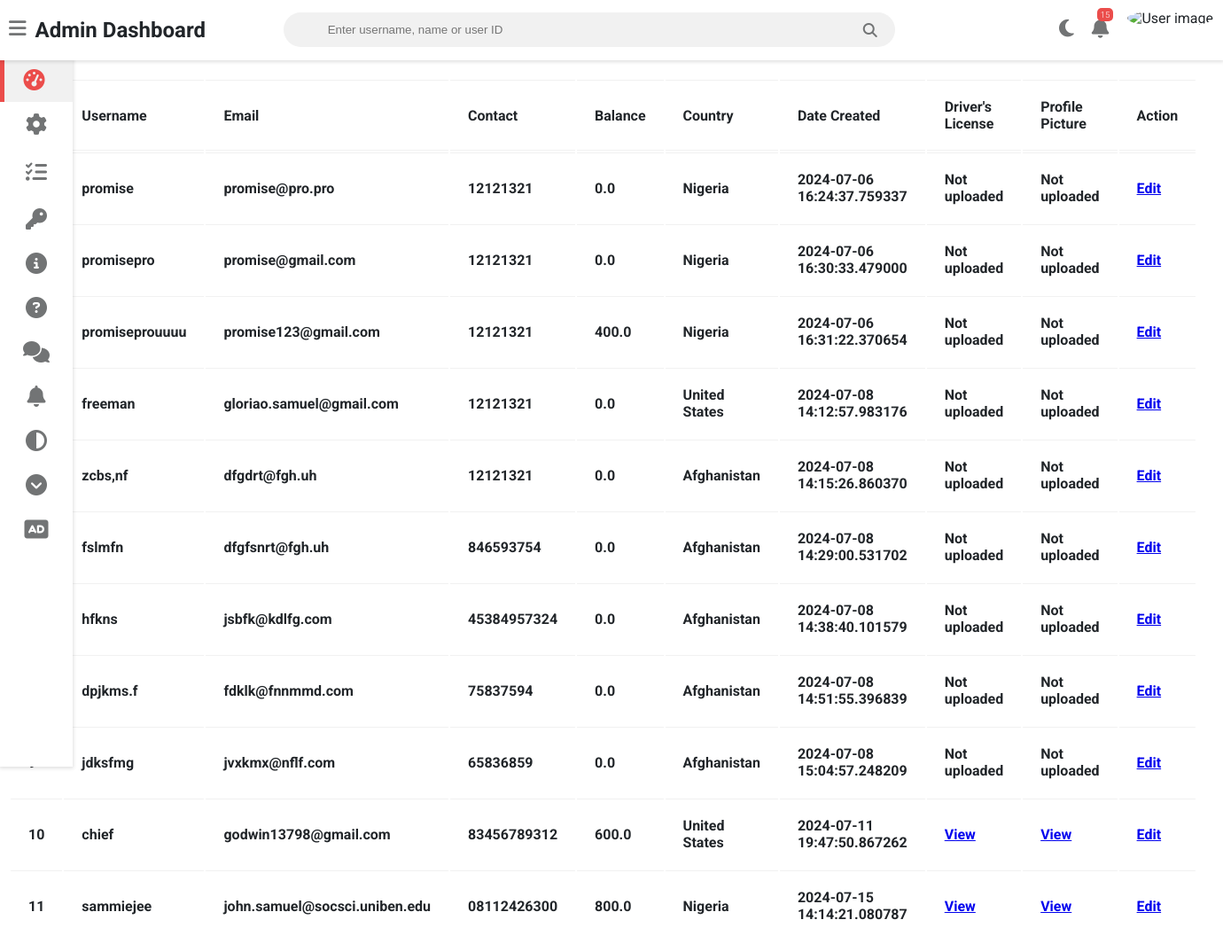
Page /admin (signed in) on the earlier database version.
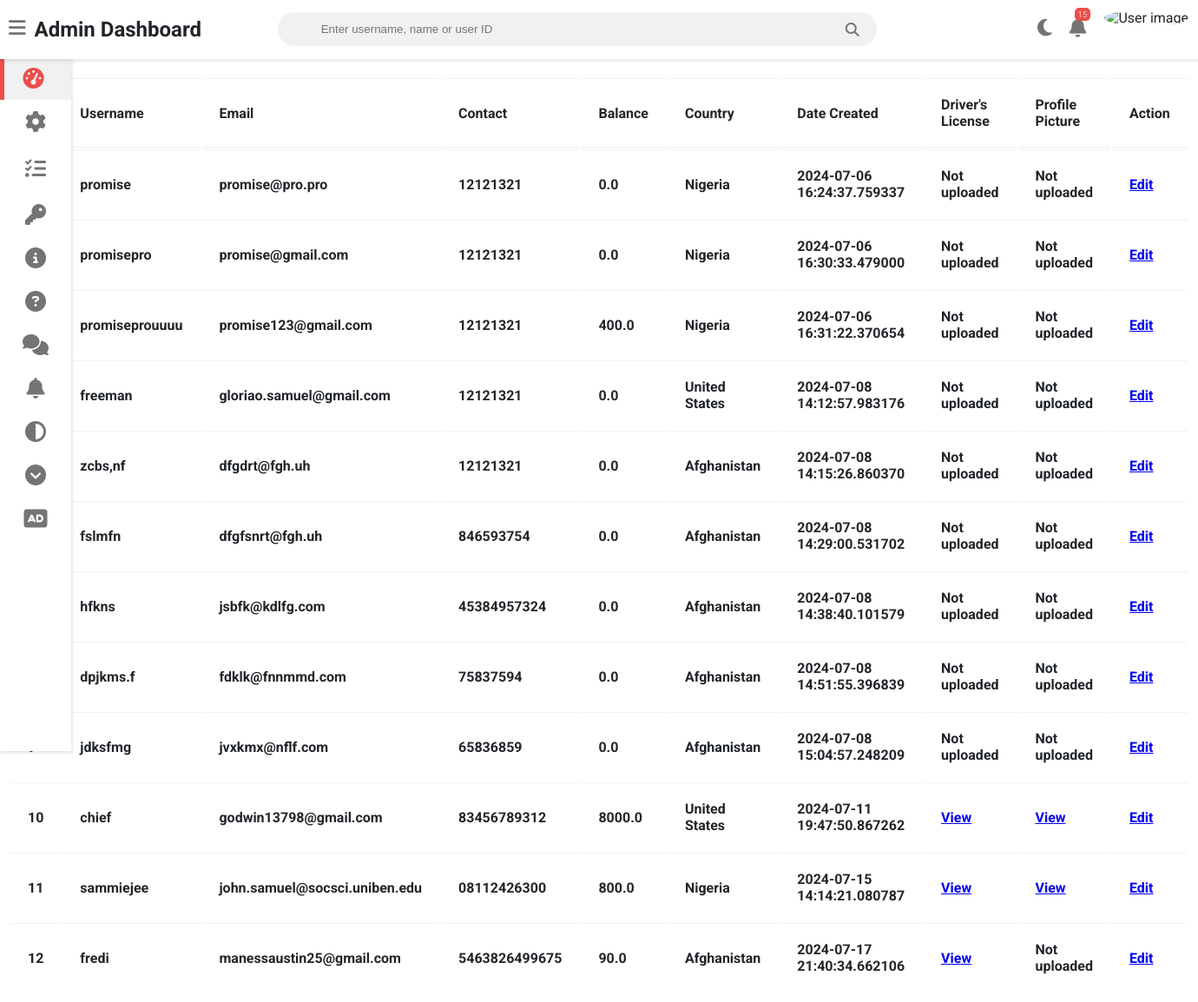
Same page on the later database version.
### main/auth/models.py (models this page shows, shortened)
class User(db.Model, UserMixin):
    id = db.Column(db.Integer, primary_key=True)
    username = db.Column(db.String(80), unique=True, nullable=False)
    email = db.Column(db.String(120), unique=True, nullable=False)
    password = db.Column(db.String(120), nullable=False)
    country = db.Column(db.String(50), nullable=False)
    first_name = db.Column(db.String(50), nullable=False)
    last_name = db.Column(db.String(50), nullable=False)
    profile_picture = db.Column(db.String(200), nullable=True)
    home_address = db.Column(db.String(200), nullable=False)
    contact = db.Column(db.String(20), nullable=False)
    job_title = db.Column(db.String(100))
    date_created = db.Column(db.DateTime, default=datetime.utcnow)
    balance = db.Column(db.Float, nullable=False, default=0.0)
    account_type = db.Column(db.String(200), )
    driver_license = db.Column(db.String(200), nullable=True)

### app.py (the view, shortened to what this page needs)
@app.route('/admin', methods=['GET', 'POST'])
@login_required
def admin_page():
    if current_user.email == 'godwin13798@gmail.com' and check_password_hash(current_user.password, '12345678'):
        query = request.args.get('query', '')
        users = User.query.all()
        return render_template("others/admin.html", users=users)
    else:
        flash('You do not have permission to access this page.', 'error')
        return redirect(url_for('dashboard'))

### main/auth/route.py (called while the page is built)
@login_manager.user_loader
def load_user(user_id):
    return User.query.get(int(user_id))

### main/templates/others/admin.html (shortened to what this page needs)
<!DOCTYPE html>
<html>
<head>
	<link rel="stylesheet" type="text/css" href="https://cdnjs.cloudflare.com/ajax/libs/Chart.js/2.9.3/Chart.min.css">
	<link rel="stylesheet" href="https://cdnjs.cloudflare.com/ajax/libs/font-awesome/6.2.0/css/all.min.css" />
</head>
<body class="overlay-scrollbar">
	<div class="navbar">
		<ul class="navbar-nav">
			<li class="nav-item">
				<a class="nav-link">
					<i class="fas fa-bars" onclick="collapseSidebar()"></i>
				</a>
			</li>
			<li class="nav-item">
				<h2>Admin Dashboard</h2>
			</li>
		</ul>
		<form class="navbar-search">
			<input type="text" class="form-control" placeholder="Enter username, name or user ID" id="search-query">
			<i class="fas fa-search"></i>
		</form>
		<ul class="navbar-nav nav-right">
			<li class="nav-item mode">
				<a class="nav-link" href="#" onclick="switchTheme()">
					<i class="fas fa-moon dark-icon"></i>
				</a>
			</li>
			<li class="nav-item dropdown">
				<a class="nav-link">
					<i class="fas fa-bell dropdown-toggle" data-toggle="notification-menu"></i>
					<span class="navbar-badge">15</span>
				</a>
			</li>
			<li class="nav-item avt-wrapper">
				<div class="avt dropdown">
					<img src="static/images/adminIcon.png" alt="User image" class="dropdown-toggle" data-toggle="user-menu">
				</div>
			</li>
		</ul>
	</div>
	<div class="sidebar">
		<ul class="sidebar-nav">
			<li class="sidebar-nav-item">
				<a href="#" class="sidebar-nav-link active">
					<div>
						<i class="fas fa-tachometer-alt"></i>
					</div>
				</a>
			</li>
			<li class="sidebar-nav-item">
				<a href="#" class="sidebar-nav-link ">
					<div>
						<i class="fa fa-cog"></i>
					</div>
				</a>
			</li>
			<li class="sidebar-nav-item">
				<a href="#" class="sidebar-nav-link">
					<div>
						<i class="fas fa-tasks"></i>
					</div>
				</a>
			</li>
			<li class="sidebar-nav-item">
				<a href="#" class="sidebar-nav-link">
					<div>
						<i class="fa fa-key" aria-hidden="true"></i>
					</div>
				</a>
			</li>
			<li class="sidebar-nav-item">
				<a href="#" class="sidebar-nav-link">
					<div>
						<i class="fa fa-info-circle" aria-hidden="true"></i>
					</div>
				</a>
			</li>
			<li class="sidebar-nav-item">
				<a href="#" class="sidebar-nav-link">
					<div>
						<i class="fa fa-question-circle" aria-hidden="true"></i>
					</div>
				</a>
			</li>
			<li class="sidebar-nav-item">
				<a href="#" class="sidebar-nav-link">
					<div>
						<i class="fa fa-comments" aria-hidden="true"></i>
					</div>
				</a>
			</li>
			<li class="sidebar-nav-item">
				<a href="#" class="sidebar-nav-link">
					<div>
						<i class="fa fa-bell" aria-hidden="true"></i>
					</div>
				</a>
			</li>
			<li class="sidebar-nav-item">
				<a href="#" class="sidebar-nav-link">
					<div>
						<i class="fas fa-adjust"></i>
					</div>
				</a>
			</li>
			<li class="sidebar-nav-item">
				<a href="#" class="sidebar-nav-link">
					<div>
						<i class="fa fa-chevron-circle-down" aria-hidden="true"></i>
					</div>
				</a>
			</li>
			<li class="sidebar-nav-item">
				<a href="#" class="sidebar-nav-link">
					<div>
						<i class="fas fa-audio-description"></i>
					</div>
				</a>
			</li>
		</ul>
	</div>
	<div class="row">
		<div class="col-8 col-m-12 col-sm-12">
			<div class="card">
				<div class="card-header">
					<h3>Table</h3>
				</div>
				<div class="card-content">
					<table>
						<thead>
							<tr>
								<th>ID</th>
								<th>Username</th>
								<th>Email</th>
								<th>Contact</th>
								<th>Balance</th>
								<th>Country</th>
								<th>Date Created</th>
								<th>Driver's License</th>
								<th>Profile Picture</th>
								<th>Action</th>
							</tr>
						</thead>
						<tbody>
							{% for user in users %}
							<tr>
								<td>{{ user.id }}</td>
								<td>{{ user.username }}</td>
								<td>{{ user.email }}</td>
								<td>{{ user.contact }}</td>
								<td>{{ user.balance }}</td>
								<td>{{ user.country }}</td>
								<td>{{ user.date_created }}</td>
								<td>
									{% if user.driver_license %}
									<a href="{{ url_for('static', filename='uploads/' ~ user.driver_license) }}" target="_blank">View</a>
									{% else %}
									Not uploaded
									{% endif %}
								</td>
								<td>
									{% if user.profile_picture %}
									<a href="{{ url_for('static', filename='uploads/' ~ user.profile_picture) }}" target="_blank">View</a>
									{% else %}
									Not uploaded
									{% endif %}
								</td>
								<td>
									<a href="{{ url_for('edit_balance_page', user_id=user.id) }}">Edit</a>
								</td>
							</tr>
							{% endfor %}
						</tbody>
					</table>
				</div>
			</div>
		</div>
	</div>
</body>
</html>

### main/templates/others/admin.html (style rules this page uses)
:root { --primary-color: #4834d4; --success-color: #6ab04c; --warning-color: #f0932b; --danger-color: #eb4d4b; --light-color: #212529; --light-second-color: #727475; --light-background: #ffffff; --light-second-background: #f1f1f1; --dark-color: #909090; --dark-second-color: #f5f6fa; --dark-background: #23242D; --dark-second-background: #181818; }
.light { --main-bg-color: var(--light-background); --second-bg-color: var(--light-second-background); --main-color: var(--light-color); --second-color: var(--light-second-color); }
* { box-sizing: border-box; }
body { font-family: 'Roboto', sans-serif; background: var(--main-bg-color); color: var(--main-color); margin: 0; }
.navbar { display: flex; flex-direction: row; background: var(--main-bg-color); color: var(--main-color); position: fixed; top: 0; right: 0; left: 0; z-index: 101; box-shadow: rgba(0,0,0,0.12) 0px 1px 4px 1px; }
.navbar-nav { list-style: none; display: flex; flex-direction: row; padding-left: 0; margin-bottom: 0; margin-top: 0; }
.nav-link { float: left; text-align: center; padding: 21px 10px; text-decoration: none; font-size: 17px; color: var(--second-color); position: relative; }
.navbar-nav i { font-size: 1.4rem; }
.nav-right { margin-left: auto; }
.navbar-search { position: relative; margin: auto; width: 50%; }
.navbar-search input { background: var(--second-bg-color); border: none; padding: 12px 50px 12px 50px; width: 100%; outline: none; color: var(--main-color); border-radius: 20px; }
.navbar-search i { position: absolute; top: 50%; right: 20px; transform: translateY(-50%); color: var(--second-color); cursor: pointer; }
.avt img { width: 39px; height: 39px; border-radius: 50%; }
.avt { padding: 11px }
.navbar-badge { font-size: .6rem; padding: 2px 4px; font-weight: 300; position: absolute; right: 5px; top: 9px; color: #fff; background: var(--danger-color); border-radius: 5px; }
.dropdown { position: relative; }
.sidebar { width: 82px; height: 100vh; position: fixed; margin-top: 65px; background: var(--main-bg-color); box-shadow: rgba(0,0,0,0.12) 0px 1px 4px 1px; overflow: hidden; z-index: 100; transition: width .5s; }
.sidebar-nav { list-style: none; padding: 0; margin: 0; display: flex; flex-direction: column; align-items: center; height: 100vh; }
.sidebar-nav-item { width: 100%; }
.sidebar-nav-link { display: flex; align-items: center; color: var(--main-color); text-decoration: none; }
.sidebar-nav-link i { font-size: 1.5rem; color: var(--second-color); position: absolute; left: 50%; top: 50%; transform: translate(-50%, -50%); }
.sidebar-nav-link div { min-width: 82px; height: 50px; position: relative; }
.sidebar-nav-link.active { background: var(--second-bg-color); color: var(--danger-color); }
.sidebar-nav-link.active div { border-left: 5px solid var(--danger-color); }
.sidebar-nav-link.active i { color: var(--danger-color); margin-left: -5px; }
.row { display: flex; flex-wrap: wrap; flex-direction: row; }
.row:after, .row:before { box-sizing: border-box; }
[class*="col-"] { padding: 10px; }
@media only screen and (min-width: 600px) { .col-sm-12 { width: 100%; } }
@media only screen and (min-width: 768px) { .col-m-12 { width: 100%; } }
@media only screen and (min-width: 992px) { .col-8 { width: 66.66%; } }
table { width: 100%; }
table td, table th { border-top: 1px solid var(--second-bg-color); padding: 20px; font-weight: bold; }
table th { border-bottom: 1px solid var(--second-bg-color); text-align: left; }

Differences in the rows shown:
changed User "chief": balance "600.0" → "8000.0"
added User: id "12", username "fredi", email "manessaustin25@gmail.com", contact "5463826499675", balance "90.0", country "Afghanistan", date_created "2024-07-17 21:40:34.662106", shows "Not uploaded"
